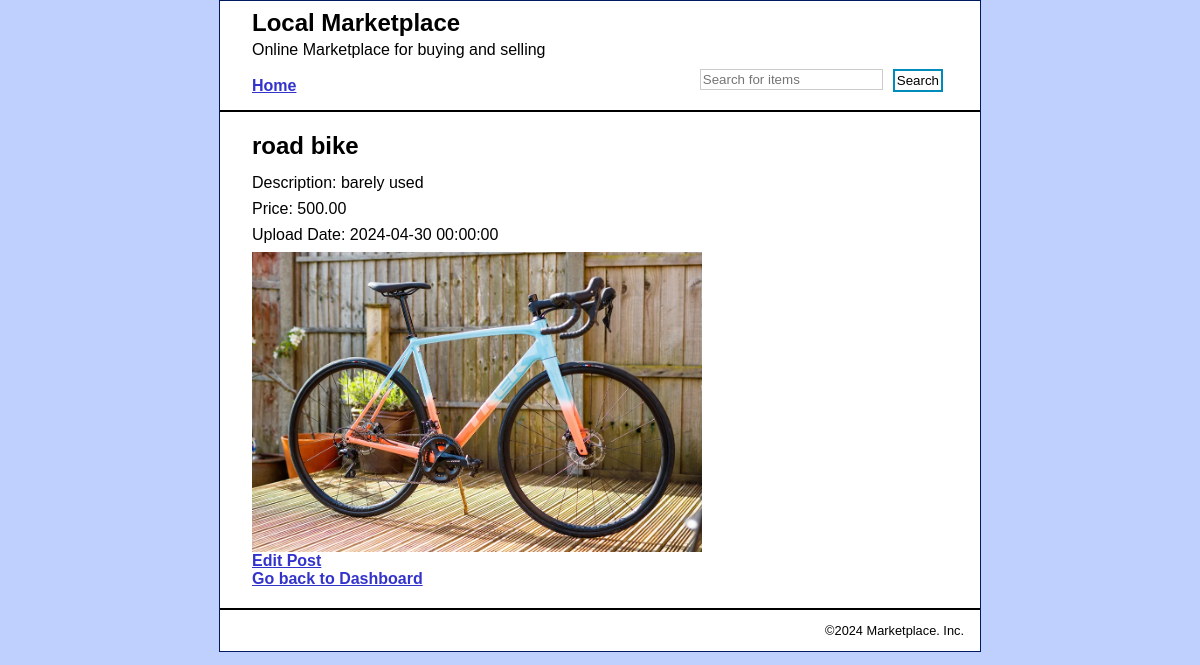
/items/seller_item_details.php?itemID=1, run on the app's committed database.
### tables this page shows
CREATE TABLE `items` (
  `itemID` int(11) NOT NULL,
  `userID` int(11) DEFAULT NULL,
  `title` varchar(100) DEFAULT NULL,
  `description` text DEFAULT NULL,
  `price` decimal(10,2) DEFAULT NULL,
  `uploadDate` datetime DEFAULT NULL,
  `imageURL` varchar(255) DEFAULT NULL,
  `categoryID` varchar(3) DEFAULT NULL
);

### items/seller_item_details.php (the view, shortened to what this page needs)
<?php include('../view/header.php');
if (isset($_GET['itemID'])) {
    $itemID = mysqli_real_escape_string($conn, $_GET['itemID']);
    $sql = "SELECT * FROM items WHERE itemID = $itemID";
    $result = mysqli_query($conn, $sql);
    if (mysqli_num_rows($result) == 1) {
        $row = mysqli_fetch_assoc($result);
        $title = $row['title'];
        $description = $row['description'];
        $price = $row['price'];
        $date = $row['uploadDate'];
        $pics = $row['imageURL'];
    } else {
        echo "Item not found.";
        exit();
    }
} else {
    echo "Invalid item ID.";
    exit();
}
?>
<head>
</head>
<body>
    <h1><?php echo $title; ?></h1>
    <p>Description: <?php echo $description; ?></p>
    <p>Price: <?php echo $price; ?></p>
    <p>Upload Date: <?php echo $date; ?></p>
    <?php
        if (!empty($pics)) {
            echo '<img src="' . $pics . '" alt="' . $title . '" class="item-image"><br>';
        } else {
            echo '<div class="blank-image"></div><br>';
        }
    ?>
    <a href="edit_post.php?itemID=<?php echo $itemID; ?>">Edit Post</a><br>
    <a href="../profile/dashboard.php">Go back to Dashboard</a>
</body>
</html>
<?php include '../view/footer.php'; ?>

### css/main.css (style rules this page uses)
html { background-color: #BFCFFE; }
body { margin-top: 0; font-family: Arial, Helvetica, sans-serif; width: 760px; margin: 0 auto; background-color: white; border: 1px solid #001963; }
h1 { font-size: 150%; margin: 0; padding: .5em 0 .25em; }
h1, h2 { color: black; }
p { margin: .5em 0 .5em 0; padding: 0; }
a { color: #3333CC; font-weight: bold; }
.item-image { float: left; max-width: 100%; max-height: 300px; display: block; }

### data on the page
items: title "road bike", description "barely used", price "500.00", uploadDate "2024-04-30 00:00:00", imageURL (picture)
